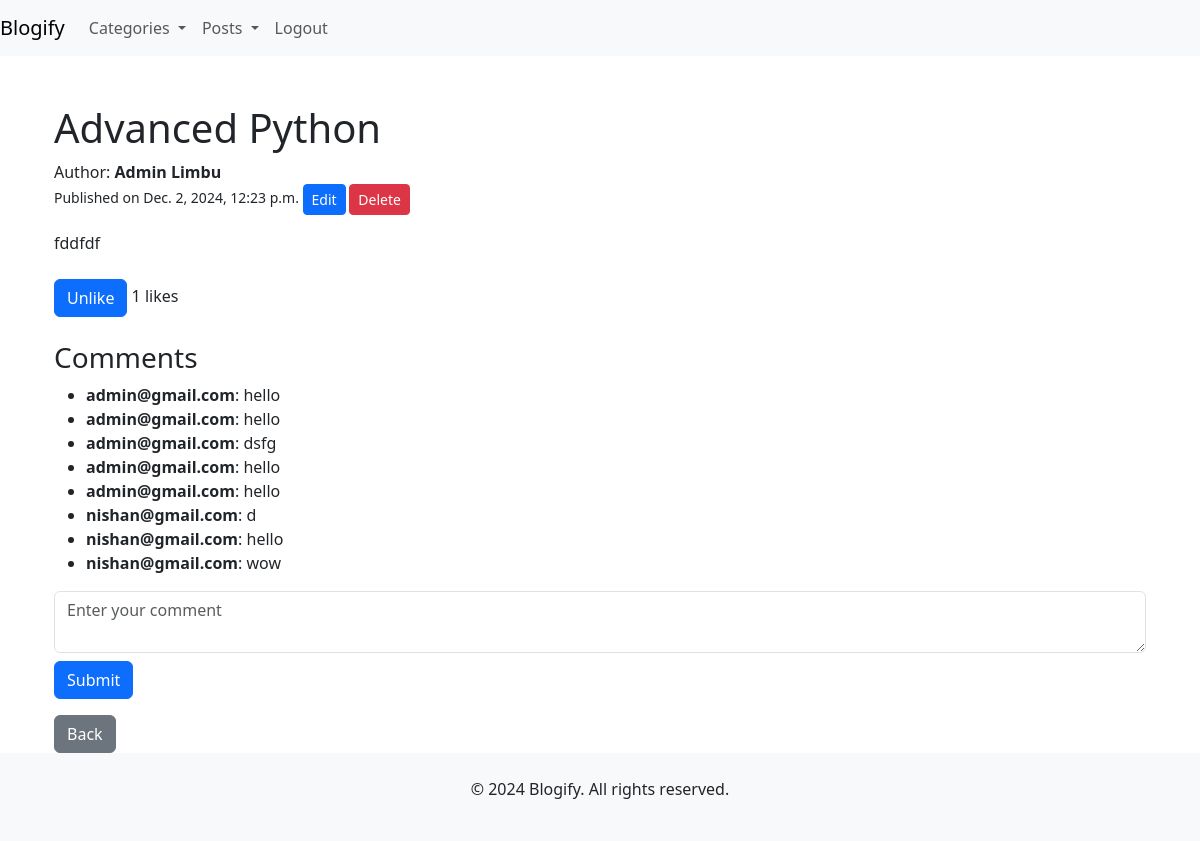
Page /users/post/1/ (signed in) on the committed database.
### blog/models.py (models this page shows, shortened)
class Post(models.Model):
    title = models.CharField(max_length=200)
    content = models.TextField()
    author = models.ForeignKey(settings.AUTH_USER_MODEL, on_delete=models.CASCADE, related_name='posts')
    created_at = models.DateTimeField(auto_now_add=True)
    updated_at = models.DateTimeField(auto_now=True)
    published = models.BooleanField(default=False)
    slug = models.SlugField(unique=True)  # A slug to be used in the URL
    category = models.ForeignKey(Category, on_delete=models.CASCADE, related_name='posts', null=True, blank=True)  # Link to Category

class Comment(models.Model):
    post = models.ForeignKey(Post, related_name='comments', on_delete=models.CASCADE)
    author = models.CharField(max_length=100)
    content = models.TextField()
    created_at = models.DateTimeField(auto_now_add=True)
    updated_at = models.DateTimeField(auto_now=True)

### User/models.py (models this page shows, shortened)
class CustomUser(AbstractBaseUser, PermissionsMixin):
    email = models.EmailField(unique=True)
    first_name = models.CharField(max_length=100)
    last_name = models.CharField(max_length=100)
    is_active = models.BooleanField(default=True)
    is_staff = models.BooleanField(default=False)
    date_joined = models.DateTimeField(auto_now_add=True)
    USERNAME_FIELD = 'email'
    REQUIRED_FIELDS = ['first_name', 'last_name']
    objects = CustomUserManager()

### User/views.py (the view)
# urls.py: path('post/<int:post_id>/', views.UserPostDetails, name='user_post_detail'),
@login_required
def UserPostDetails(request, post_id):
    post = get_object_or_404(Post, id=post_id)
    if request.method == 'POST':
        content = request.POST.get('content')
        if content:
            Comment.objects.create(post=post, author=request.user, content=content)
    comments = post.comments.all()
    user_like = post.likes.filter(user=request.user, is_like=True).exists()
    like_count = post.likes.filter(is_like=True).count()
    return render(request, 'user/user_post_detail.html', {
        'post': post,
        'comments': comments,
        'user_like': user_like,
        'like_count': like_count,
    })

### User/templates/user/user_post_detail.html (shortened to what this page needs)
{% extends 'user/user_base.html' %}
{% block content %}
<div class="container mt-5">
    <h1>{{ post.title }}</h1>
    <p>Author: <b>{{post.author.first_name}} {{post.author.last_name}}</b><br>
    <small>Published on {{ post.created_at }} <a href="{% url 'edit_post' post.id %}" class="btn btn-primary btn-sm">Edit</a> <a href="{% url 'delete_post' post.id %}" class="btn btn-danger btn-sm">Delete</a></small> </p>
    <div class="post-content">
        <p>{{ post.content }}</p>
    </div>
    <div class="mt-4">
        <button id="like-btn" class="btn {% if user_like %}btn-primary{% else %}btn-outline-primary{% endif %}">
            {% if user_like %}Unlike{% else %}Like{% endif %}
        </button>
        <span id="like-count">{{ like_count }} likes</span>
    </div>
    <div class="mt-4">
        <h3>Comments</h3>
        <ul id="comment-list">
            {% for comment in post.comments.all %}
                <li><strong>{{ comment.author }}</strong>: {{ comment.content }}</li>
            {% empty %}
                <li>No comments yet. Be the first to comment!</li>
            {% endfor %}
        </ul>
        <form id="comment-form">
            <textarea id="comment-text" class="form-control" placeholder="Enter your comment"></textarea>
            <button type="submit" class="btn btn-primary mt-2">Submit</button>
        </form>
    </div>
    <a href="{% url 'user_category_post' post.category.id %}" class="btn btn-secondary mt-3">Back</a>
</div>
{% endblock %}

### rows in the picture
Post: title "Advanced Python", author.first_name "Admin", author.last_name "Limbu", created_at "Dec. 2, 2024, 12:23 p.m.", content "fddfdf"
Comment: author "admin@gmail.com", content "hello"
Comment: author "admin@gmail.com", content "hello"
Comment: author "admin@gmail.com", content "dsfg"
Comment: author "admin@gmail.com", content "hello"
Comment: author "admin@gmail.com", content "hello"
Comment: author "nishan@gmail.com", content "d"
Comment: author "nishan@gmail.com", content "hello"
Comment: author "nishan@gmail.com", content "wow"

### other values in the picture
{{ like_count }} "1"
